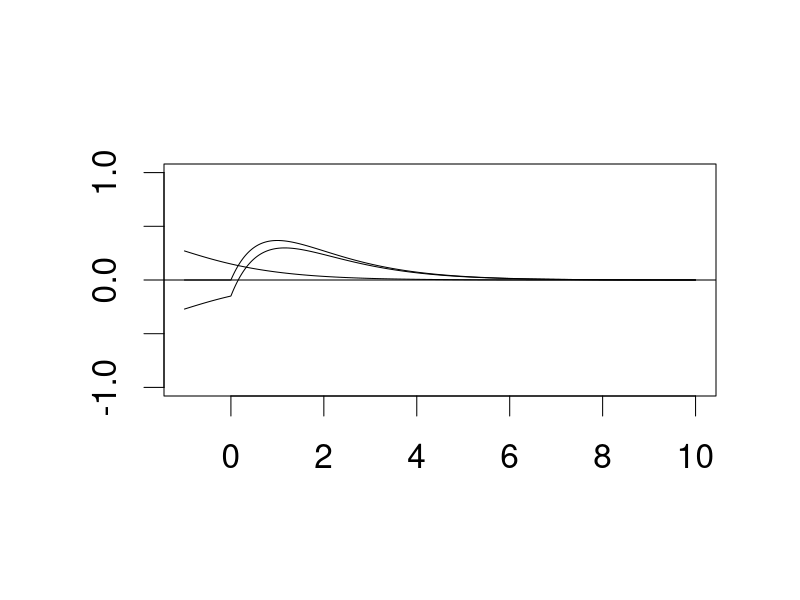

Generate this figure with R:

windows()
par(cex=2,font=6,font.axis=6,font.lab=8)
x<-seq(-1,10,length=2000)
plot(x,dgamma(x,2)-dgamma(x+3,2),axes=T,type='l',xlab='',
   ylab='',ylim=c(-1,1))
abline(h=0)
lines(x,dgamma(x,2))
lines(x,dgamma(x+3,2))